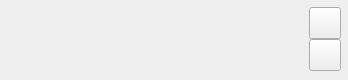
<?xml version="1.0" encoding="UTF-8"?>
<ui version="4.0">
 <class>ClipboardListViewItemWidget</class>
 <widget class="QWidget" name="ClipboardListViewItemWidget">
  <property name="geometry">
   <rect>
    <x>0</x>
    <y>0</y>
    <width>348</width>
    <height>80</height>
   </rect>
  </property>
  <property name="windowTitle">
   <string>Form</string>
  </property>
  <layout class="QHBoxLayout" name="horizontalLayout">
   <property name="leftMargin">
    <number>7</number>
   </property>
   <property name="topMargin">
    <number>7</number>
   </property>
   <property name="rightMargin">
    <number>7</number>
   </property>
   <property name="bottomMargin">
    <number>7</number>
   </property>
   <item>
    <widget class="QLabel" name="labelContents">
     <property name="sizePolicy">
      <sizepolicy hsizetype="Expanding" vsizetype="Expanding">
       <horstretch>0</horstretch>
       <verstretch>0</verstretch>
      </sizepolicy>
     </property>
     <property name="text">
      <string/>
     </property>
    </widget>
   </item>
   <item>
    <layout class="QVBoxLayout" name="verticalLayout">
     <property name="spacing">
      <number>0</number>
     </property>
     <item>
      <widget class="RoundedIconButton" name="btnOptions">
       <property name="sizePolicy">
        <sizepolicy hsizetype="Minimum" vsizetype="Fixed">
         <horstretch>0</horstretch>
         <verstretch>0</verstretch>
        </sizepolicy>
       </property>
       <property name="minimumSize">
        <size>
         <width>32</width>
         <height>32</height>
        </size>
       </property>
       <property name="maximumSize">
        <size>
         <width>32</width>
         <height>32</height>
        </size>
       </property>
       <property name="text">
        <string/>
       </property>
       <property name="icon">
        <iconset resource="NiceClipboard.qrc">
         <normaloff>:/NiceClipboard/svgs/more-horiz.svg</normaloff>:/NiceClipboard/svgs/more-horiz.svg</iconset>
       </property>
      </widget>
     </item>
     <item>
      <widget class="RoundedIconButton" name="btnPin">
       <property name="sizePolicy">
        <sizepolicy hsizetype="Minimum" vsizetype="Fixed">
         <horstretch>0</horstretch>
         <verstretch>0</verstretch>
        </sizepolicy>
       </property>
       <property name="minimumSize">
        <size>
         <width>32</width>
         <height>32</height>
        </size>
       </property>
       <property name="maximumSize">
        <size>
         <width>32</width>
         <height>32</height>
        </size>
       </property>
       <property name="text">
        <string/>
       </property>
       <property name="icon">
        <iconset resource="NiceClipboard.qrc">
         <normaloff>:/NiceClipboard/svgs/pin.svg</normaloff>:/NiceClipboard/svgs/pin.svg</iconset>
       </property>
      </widget>
     </item>
    </layout>
   </item>
  </layout>
 </widget>
 <customwidgets>
  <customwidget>
   <class>RoundedIconButton</class>
   <extends>QPushButton</extends>
   <header>RoundedIconButton.h</header>
  </customwidget>
 </customwidgets>
 <resources>
  <include location="NiceClipboard.qrc"/>
 </resources>
 <connections/>
</ui>
